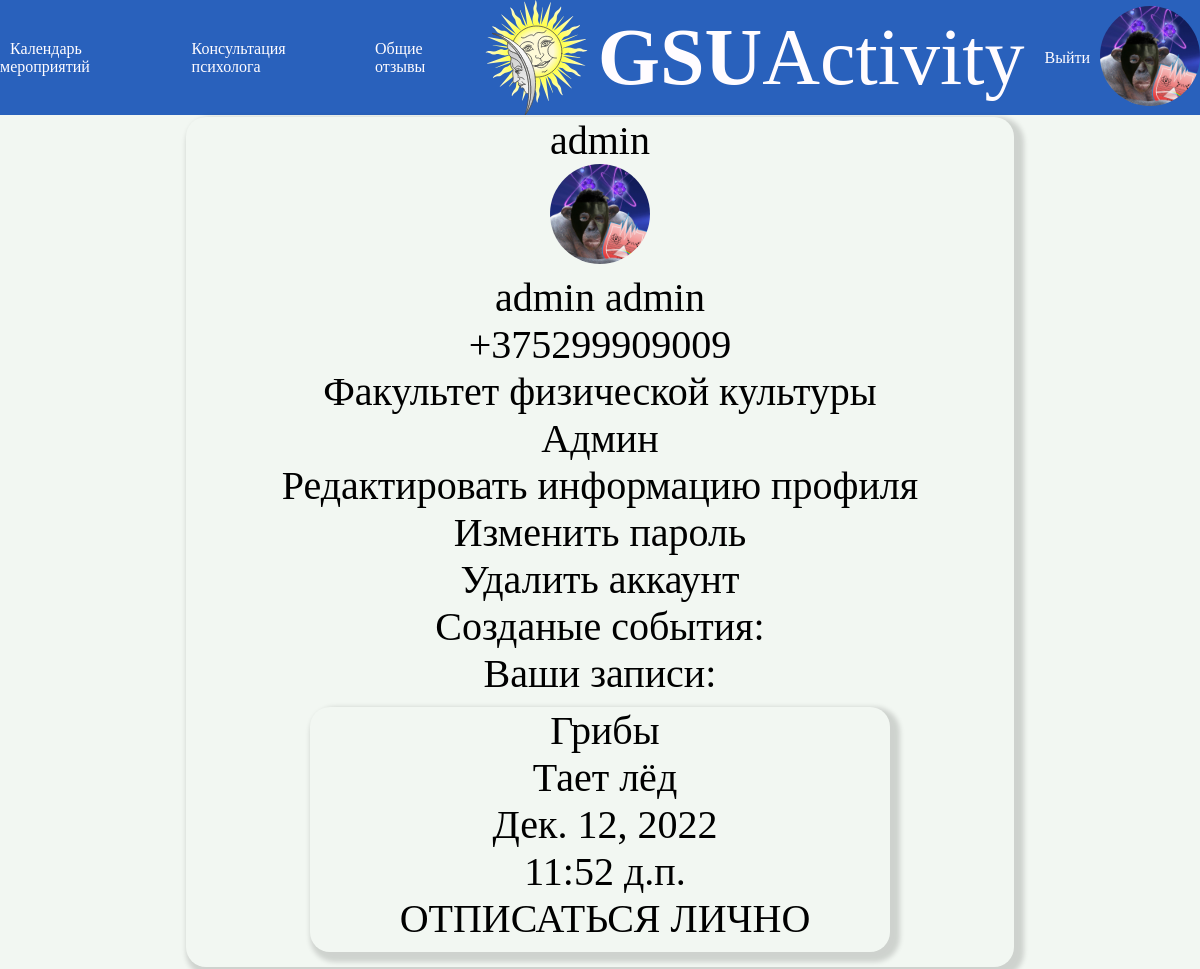
The page /profile/ (signed in) on the database as committed earlier.
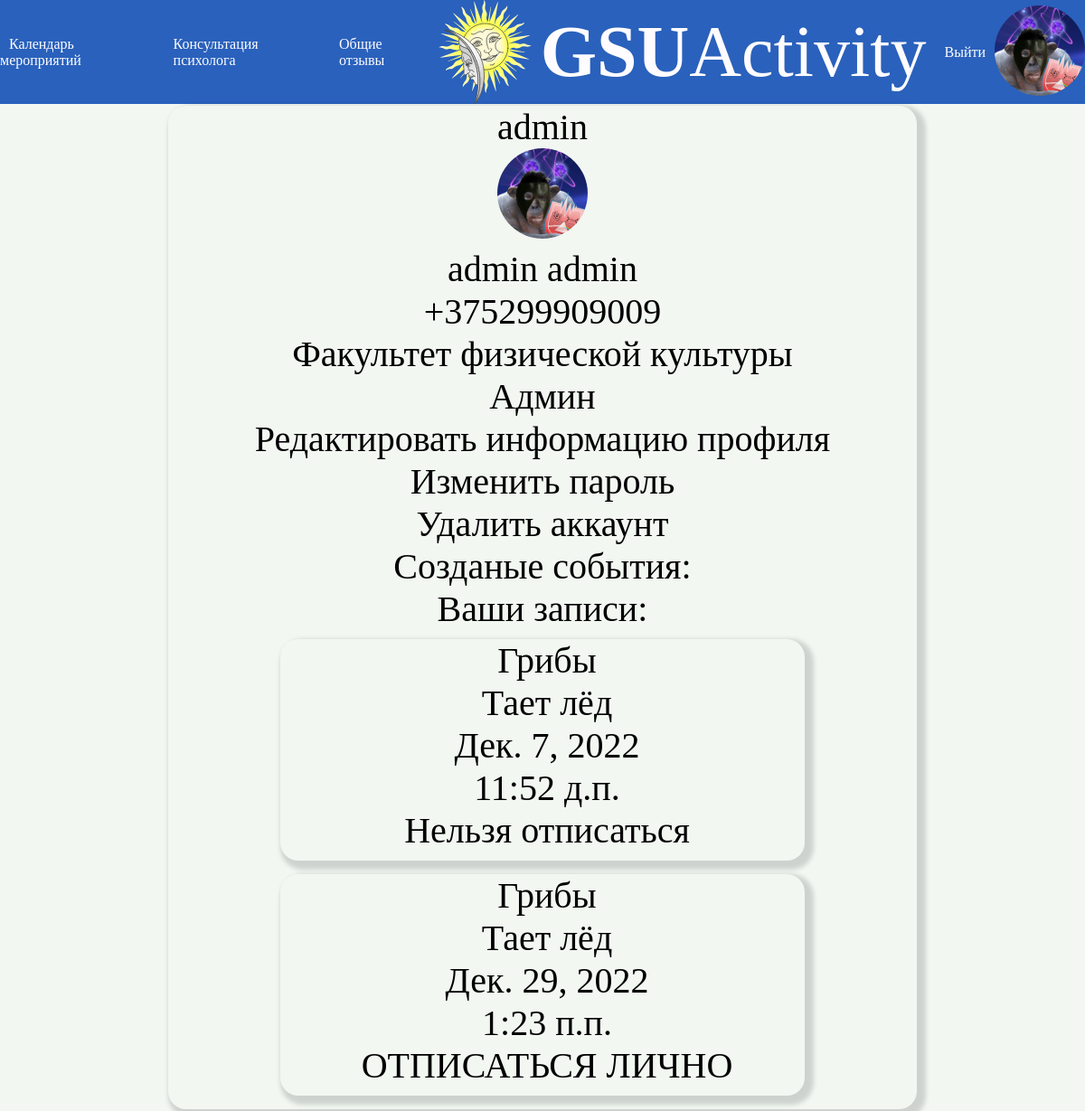
The same page on the database as committed later.
### news/models.py (models this page shows, shortened)
class Vist(models.Model):
    name = models.CharField(null=True, blank=False,max_length=100,verbose_name='Название')
    content = models.TextField(null=True, blank=False,verbose_name='Контент')
    image = models.ImageField(upload_to='image/%Y/%m/%d/', blank=True, null=True,verbose_name='Изображение')
    file = models.FileField(upload_to='files/%Y/%m/%d/', blank=True, null=True,verbose_name='Приклепленные файлы')
    video = models.FileField(upload_to='video/%Y/%m/%d/', blank=True, null=True,verbose_name='Видео')
    audio = models.FileField(upload_to='audio/%Y/%m/%d/', blank=True, null=True,verbose_name='Аудио')
    author = models.ForeignKey(AdvUser, on_delete=models.CASCADE, null=True,verbose_name='Автор')
    pubdate = models.DateTimeField(auto_now_add=True, db_index=True, verbose_name='Дата публикации')
    stoim = models.CharField(null = True, blank = False, max_length=10,verbose_name='Стоимость')
    event = models.ManyToManyField(Event,related_name='Даты',blank=True,verbose_name='Время и дата')
    class Meta:
        verbose_name_plural = 'Выставки'
        verbose_name = 'Выставка'
        ordering = ['pubdate']

class Event(models.Model):
    eventtime = models.TimeField(db_index=True,null=True,blank=False,verbose_name='Время')
    eventdate = models.DateField(db_index=True,null=True,blank=False,verbose_name='Дата')
    zan = models.BooleanField(default=False, db_index=True,verbose_name='Занято')
    zapisi = models.ManyToManyField(AdvUser, related_name='Записи',blank=True,verbose_name='Записаные')
    group = models.BooleanField(default=False, db_index=True,verbose_name='Групповая')
    class Meta:
        verbose_name_plural = 'Время и дата выставки'
        verbose_name = 'Время и дата выставки'

### news/views.py (the view)
# urls.py: path('profile/', profile, name='profile'),
@login_required
def profile(request):
	posttypes = PostType.objects.filter(user=request.user.id)
	posts = Post.objects.filter(zapis=request.user.id)
	vists = Vist.objects.all()
	events = Event.objects.filter(zapisi=request.user.id)
	your_posts = Post.objects.filter(author=request.user.pk)
	a = date.today()
	b = a + timedelta(days=1)
	return render(request, 'news/profile.html', {'vists': vists,'posts': posts,'your_posts':your_posts,'a':a,'b':b,'events':events,'posttypes':posttypes})

### news/templates/news/profile.html (shortened to what this page needs)
{% extends "layout/basic.html" %}
{% block content %}
<div class="profile">
	<div>
		{{user.username }}<br>
		{% if user.avatar %}
	      <img class="avatar" src="{{ user.avatar.url }}"><br>
	    {% else %}
	      <img class="avatar" src="\static\news\user.png"><br>
	    {% endif %}
		<div>{{user.first_name}} {{user.last_name}}</div>
		{{user.phone_num}}<br>
		{% if user.faculty %}
		<div>{{user.get_faculty_display}}</div>
		{% endif %}
		{% if user.group %}
		<div>{{user.group}}</div>
		{% endif %}
		<a href="{% url 'news:profile_change' %}"  class="post_link">Редактировать информацию профиля</a><br>
		<a href="{% url 'news:password_change' %}"  class="post_link">Изменить пароль</a><br>
		<a href="{% url 'news:profile_delete' %}"  class="post_link">Удалить аккаунт</a><br>
	</div>
		{% if user.is_superuser == 1 %}
		Созданые события:<br>
			{% endif %}
		Ваши записи:<br>
		{% if posts or events%}
			{% for event in events %}
				{% if a <  event.eventdate  %}
				{% for vist in vists %}
					{% if event in vist.event.all %}
					<div class="post">
						<div class="post-content">
							{{ vist.name}}<br>{{ vist.content}}<br>
								{{ event.eventdate }}<br>
								{{ event.eventtime }}<br>
								{% if b >= event.eventdate %}
									Нельзя отписаться<br>
								{% else %}
									{% if event.group == False %}
										<a href="{% url 'news:otpisv' pk1=vist.id pk2=event.id %}" class="post_link">ОТПИСАТЬСЯ ЛИЧНО</a><br>
									{% else %}
										<a href="{% url 'news:otpisgv' pk1=vist.id pk2=event.id %}" class="post_link">ОТПИСАТЬ ГРУППУ</a><br>
									{% endif %}
								{% endif %}
						</div>
					</div>
				{% endif %}
				{% endfor %}
				{% endif %}
			{% endfor %}
		{% else %}
			Записей нет
		{% endif %}
</div>
{% endblock %}

Rows that differ between the two databases and show on the page:
changed Event: eventdate "Дек. 12, 2022" → "Дек. 7, 2022"
computed for Vist "Грибы": text "ОТПИСАТЬСЯ ЛИЧНО" → "Нельзя отписаться"
added Event: eventdate "Дек. 29, 2022", eventtime "1:23 п.п.", Vist (name "Грибы", content "Тает лёд", shows "ОТПИСАТЬСЯ ЛИЧНО")
